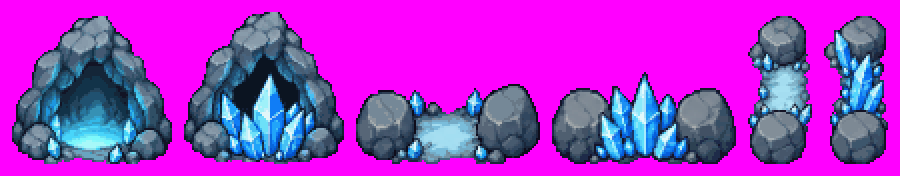
#> input picture docs/anh-goc/vung-4/mau/cua-bien.png, 1800 x 352 px (shown at 1/2 size)
$ python -i unity-tach-nen.py   (imports and definitions only)
#> lines starting #> are read from the running program, lines starting #| are printed output that depends on the picture
#!/usr/bin/env python3
# -*- coding: utf-8 -*-
"""Tách nền + cắt ô + canh tâm xoay + tách lớp sáng cho TỜ LƯỚI đầu ụ gen bằng ChatGPT (nền hồng #FF00FF).

Chỉ cần Python 3 + Pillow + numpy (chạy được trên Windows / Linux / macOS).

Ví dụ:
  python tools/unity-tach-nen.py --anh to.png --luoi 3x2 --id sungluc,bang,doc,mana,tia,set \
         --assets thap/assets --ra Giao/2026-11-12_dau_trang
  python tools/unity-tach-nen.py --anh soi.png --luoi 3x1 --id soi:s1,soi:s2,soi:s3 \
         --assets thap/assets --ra Giao/2026-11-12_lon_dan

Mỗi ô (đầu ụ đã vẽ mặt trước chĩa LÊN) cho ra:
  <id>_nong.png            (ụ lớn dần: <id>_nong_d1/_d2/_d3.png)
  <id>_nong_sang.png       (chỉ khi có phần tự phát sáng xanh lơ đủ lớn)
  <id>_diem.json           (canvas, trục xoay, đầu nòng, tỉ lệ, cách tách nền, cảnh báo)
và 1 ảnh <thư mục xuất>/_xem-truoc.png để NHÌN lại trước khi giao.
"""
import argparse, json, os, sys
import numpy as np
from PIL import Image, ImageDraw, ImageFilter

HONG = np.array([255, 0, 255], np.float32)
NEN_TOI = (40, 44, 58)


# ---------------------------------------------------------------- tiện ích mặt nạ
def _L(m):
    return Image.fromarray(m.astype(np.uint8) * 255, 'L')


def no(m, r):  # nở mặt nạ r px
    return np.asarray(_L(m).filter(ImageFilter.MaxFilter(2 * r + 1))) > 0 if r > 0 else m


def co(m, r):  # co mặt nạ r px
    return np.asarray(_L(m).filter(ImageFilter.MinFilter(2 * r + 1))) > 0 if r > 0 else m


# [21 lines left out: functions loang_tu_mep, lan_trong, not called in this run]


def lap_lo(m):
    """Lấp mọi lỗ kín bên trong mặt nạ."""
    return ~loang_tu_mep(~m)


# [5 lines left out: function bbox_mat_na, not called in this run]


# ---------------------------------------------------------------- tách nền
def khoang_cach_hong(rgb):
    return np.sqrt(((rgb - HONG) ** 2).sum(2))


# [83 lines left out: functions nen_kin_that, key_mau, key_loang, tach_nen, bo_nhieu, not called in this run]


# ---------------------------------------------------------------- canh theo ảnh web
KHUNG_WEB = None


# [21 lines left out: functions bbox_web, phong, not called in this run]


def lop_sang(im):
    """Lọc phần tự phát sáng xanh lơ ngay trên ảnh đã đặt → khớp vị trí tuyệt đối."""
    a = np.asarray(im).astype(np.int32)
    r, g, b, al = a[..., 0], a[..., 1], a[..., 2], a[..., 3]
    m = (g > 190) & (b > 215) & (r < 170) & (al > 200)
    gan = no(m, 7)
    m = m | ((g > 215) & (b > 230) & (al > 200) & gan)       # lõi trắng-xanh nằm sát vùng sáng
    dien_tich = int(m.sum())
    M = _L(m).filter(ImageFilter.MaxFilter(7)).filter(ImageFilter.GaussianBlur(1.5))
    o = im.copy()
    o.putalpha(Image.fromarray(np.minimum(np.asarray(M), al).astype(np.uint8), 'L'))
    return o, dien_tich


# ---------------------------------------------------------------- chính
# [162 lines left out: functions doc_id, main, not called in this run]


# [2 lines not run here, left out]

>>> import cv2
>>> picture = cv2.imread('../docs/anh-goc/vung-4/mau/cua-bien.png', cv2.IMREAD_GRAYSCALE)
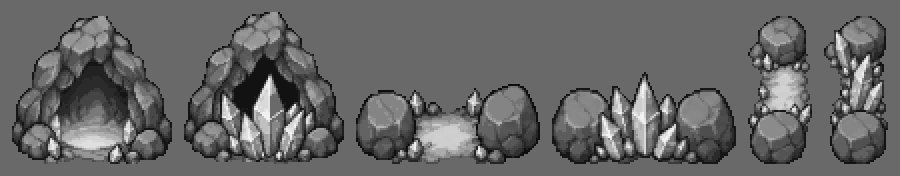
#> picture: shape (352, 1800) (shown at 1/2 size); min 14, max 242, mean 102.7
>>> result = lop_sang(picture)
#> in lop_sang, `a = np.asarray(im).astype(np.int32)`:
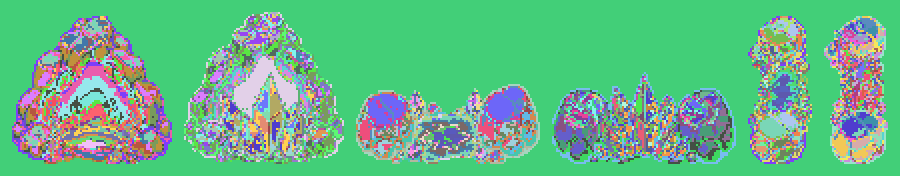
#> a: shape (352, 1800) int32 (shown at 1/2 size); 154 distinct labels, from 14 to 242; one colour per label, 0 black
#> in lop_sang, `r, g, b, al = a[..., 0], a[..., 1], a[..., 2], a[..., 3]`: r = 352 values from 105 to 105
#> in lop_sang, `m = m | ((g > 215) & (b > 230) & (al > 200) & gan)`: m: shape (352, 352) bool; every value is 0
#> in lop_sang, `dien_tich = int(m.sum())`: dien_tich = 0
#> (the run stopped early here; a loop or call above may not have finished)
